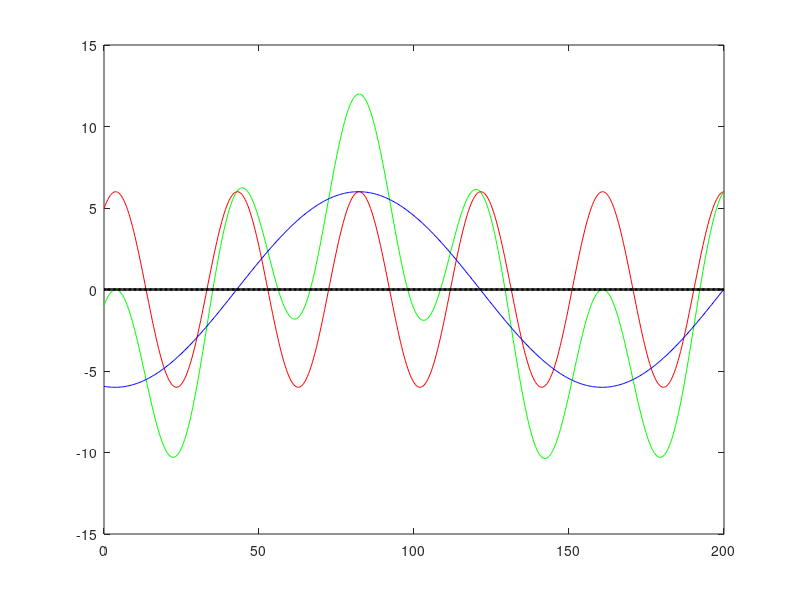

Write MATLAB code to recreate this figure. (Note: this script raises an error after producing the figure.)
% Michael Gagliardi 12/7/2020 ECE 202 2020 MATlab Exercise 5
% Equations from: Carl R. (Rod) Nave; Department of Physics and Astronomy; Georgia... 
% State University
% http://hyperphysics.phy-astr.gsu.edu/hbase/trid.html
% Graphing a sinosoid and two sinusoids whose sum is equivalent
%Formula for turning the product of two sinusoids into the sum of two...
%sinusoids: cos(a)cos(b)=0.5(cos(a+b)+cos(a-b)) showing this to be true
clf,clear
%----original function-------

tms = linspace(0,200,501); %intialize  time array in ms
t = tms/1000; % time in seconds for computations
K = 12; %defining coefficent K, the coefficent '12'
a = 60*t - 1.8; %defining a since it is used multiple times
b = 100*t + 1.2; %defining b since it is used multiple times
ft=K*cos(a).*cos(b); %original function

%-----2 sinusoids that add up to original-----

f1t = 0.5*K*cos(a+b); %%function 1
f2t = 0.5*K*cos(a-b); %%function 2
check1 = f1t+f2t-ft; %%checking that the sum of both functions add to original...
%should output a straight line at 0

check2 = sum(abs(check1)) %%since the sum of f1t and f2t should be equivalent
%%to ft, adding the sum of f1t and f2t and subtracting ft should result in
%%an array of really small numbers. If some values of f1t or f2t are
%%negative but equal in magnitude to other values, summing this would result in a
%%sum of 0, and would invalidate our check (e.g. 12 + -12 is 0, but neither
%%are really small numbers which indicates our check is wrong). By using
%%the abs function, this insures that the sum of f1t and f2t is extremely
%%close to the values (not just magnitude) of the values in ft.

%------plotting-------

plot(tms, ft,'g', tms, f1t,'r', tms, f2t,'b', tms, check1,'black','LineWidth', 2)

ax = gca;
ax.FontSize = 12; % increasing font size

grid on %turning grid on
ax.GridAlpha = 0.3; %making grid thicker/easier to see
xlabel('time (ms)', 'FontSize',15) %labeling the x axis
ylabel('f(t)', 'FontSize',15) %labeling the y axis
t = title({'ECE 202 M5: Proof the Product of 2 Sinusoids Can', 'Be Written as the Sum of 2 Sinusoids'},'FontSize',21);
t.FontWeight = 'bold';
legend('f(t)=Product of 2 Sinusoids','f1=Sinusoid 1','f2=Sinusoid 2','check = ft - (f1+f2), should be 0',...
    'FontSize',15) %creating the legend

